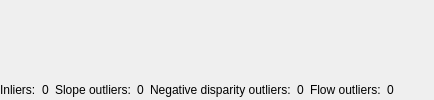
  <widget class="QDockWidget" name="dockWidget_stereoView">
   <property name="windowTitle">
    <string>Stereo view</string>
   </property>
   <attribute name="dockWidgetArea">
    <number>4</number>
   </attribute>
   <widget class="QWidget" name="dockWidgetContents_stereo">
    <layout class="QVBoxLayout" name="verticalLayout_11" stretch="1,0">
     <property name="spacing">
      <number>0</number>
     </property>
     <property name="leftMargin">
      <number>0</number>
     </property>
     <property name="topMargin">
      <number>0</number>
     </property>
     <property name="rightMargin">
      <number>0</number>
     </property>
     <property name="bottomMargin">
      <number>0</number>
     </property>
     <item>
      <layout class="QHBoxLayout" name="horizontalLayout_stereo" stretch="1">
       <item>
        <widget class="rtabmap::ImageView" name="graphicsView_stereo" native="true"/>
       </item>
      </layout>
     </item>
     <item>
      <layout class="QHBoxLayout" name="horizontalLayout_6">
       <property name="spacing">
        <number>6</number>
       </property>
       <item>
        <widget class="QLabel" name="label_stereo_inliers_name">
         <property name="text">
          <string>Inliers:</string>
         </property>
         <property name="textFormat">
          <enum>Qt::TextFormat::RichText</enum>
         </property>
        </widget>
       </item>
       <item>
        <widget class="QLabel" name="label_stereo_inliers">
         <property name="text">
          <string>0</string>
         </property>
        </widget>
       </item>
       <item>
        <widget class="QLabel" name="label_stereo_slopeOutliers_name">
         <property name="text">
          <string>Slope outliers:</string>
         </property>
         <property name="textFormat">
          <enum>Qt::TextFormat::RichText</enum>
         </property>
        </widget>
       </item>
       <item>
        <widget class="QLabel" name="label_stereo_slopeOutliers">
         <property name="text">
          <string>0</string>
         </property>
        </widget>
       </item>
       <item>
        <widget class="QLabel" name="label_stereo_disparityOutliers_name">
         <property name="text">
          <string>Negative disparity outliers:</string>
         </property>
         <property name="textFormat">
          <enum>Qt::TextFormat::RichText</enum>
         </property>
        </widget>
       </item>
       <item>
        <widget class="QLabel" name="label_stereo_disparityOutliers">
         <property name="text">
          <string>0</string>
         </property>
        </widget>
       </item>
       <item>
        <widget class="QLabel" name="label_stereo_flowOutliers_name">
         <property name="text">
          <string>Flow outliers:</string>
         </property>
         <property name="textFormat">
          <enum>Qt::TextFormat::RichText</enum>
         </property>
        </widget>
       </item>
       <item>
        <widget class="QLabel" name="label_stereo_flowOutliers">
         <property name="text">
          <string>0</string>
         </property>
        </widget>
       </item>
       <item>
        <spacer name="horizontalSpacer_2">
         <property name="orientation">
          <enum>Qt::Orientation::Horizontal</enum>
         </property>
         <property name="sizeHint" stdset="0">
          <size>
           <width>40</width>
           <height>20</height>
          </size>
         </property>
        </spacer>
       </item>
      </layout>
     </item>
    </layout>
   </widget>
  </widget>
